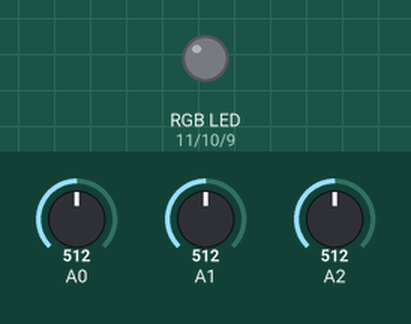
A sketch run on a simulated Arduino Uno, built with avr-gcc and run on an emulated ATmega328P. Parts: an RGB LED mixed from three pins (HIGH = lit). Inputs (shaded band) come from the test bench; at power-on: A0 = 512, A1 = 512, A2 = 512. Dim RGB values are drawn brighter than linear.

Above: at 1.2 s.
1.3 s: A0 set to 716
At 2.5 s:
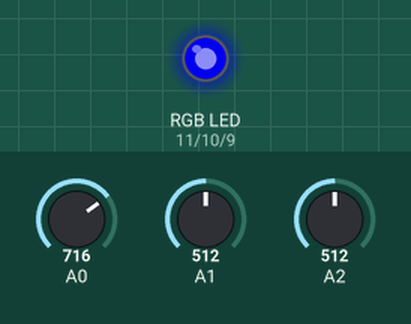
2.8 s: A0 set to 511
At 3.9 s:
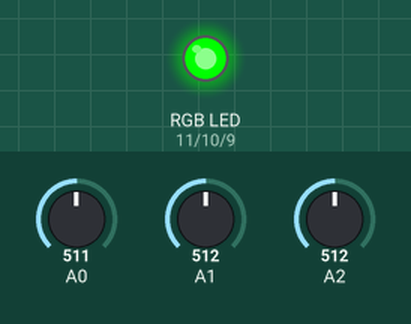
4.3 s: A0 set to 274
5.8 s: A0 set to 255
At 6.2 s:
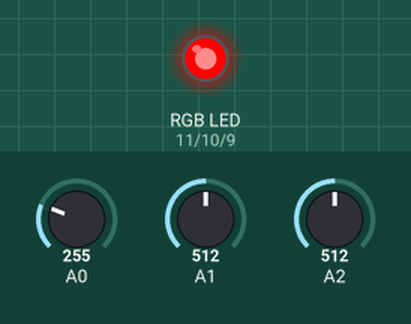
7.3 s: A0 set to 122
At 8.5 s:
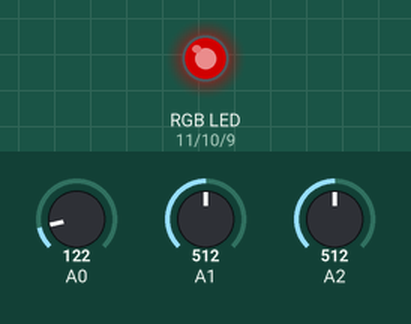
Timing chart, 0 to 9.8 s (numbered marks = the images above; inputs shaded):
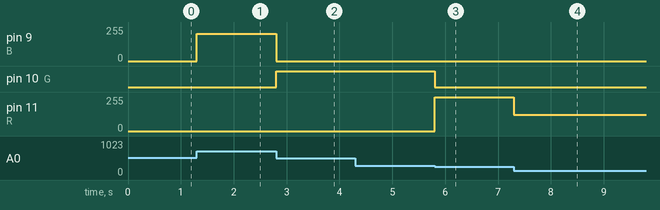

The sketch:

RGB.ino
```cpp
#define R 11
#define G 10
#define B 9

void setup()
{
pinMode(R,OUTPUT);
pinMode(G,OUTPUT);
pinMode(B,OUTPUT);
}

void loop()
{
  int value=analogRead(A0);
  int value1=analogRead(A1);
  int value2=analogRead(A2);

  if (value>=0 && value<256)
  {
   analogWrite(R,value);
   analogWrite(G,0);
   analogWrite(B,0);
  }

  else if(value>=256 && value<512)
  {
   analogWrite(G,value1-256);
   analogWrite(R,0);
   analogWrite(B,0);
  }
  else if(value>=512 && value<768)
  {
   analogWrite(B,value-512);
   analogWrite(R,0);
   analogWrite(G,0);
  }
//  else
//   {
//    analogWrite(R,value-768);
//    analogWrite(G,value-768);
//    analogWrite(B,value-768);
//   }
}
```

Measured:
- the behaviour switches between 256 and 255 on A0 (found by bisection; images 2 and 3)
- after the input at 1.3 s, pin 9 (B): 0/255 → 204/255 at once
- after the input at 2.8 s, pin 9 (B): 204/255 → 0/255 at once; pin 10 (G): LOW → HIGH at once
- after the input at 4.3 s, every drawn part: stays the same
- after the input at 5.8 s, pin 10 (G): HIGH → LOW at once; pin 11 (R): 0/255 → 255/255 at once
- after the input at 7.3 s, pin 11 (R): 255/255 → 122/255 at once
